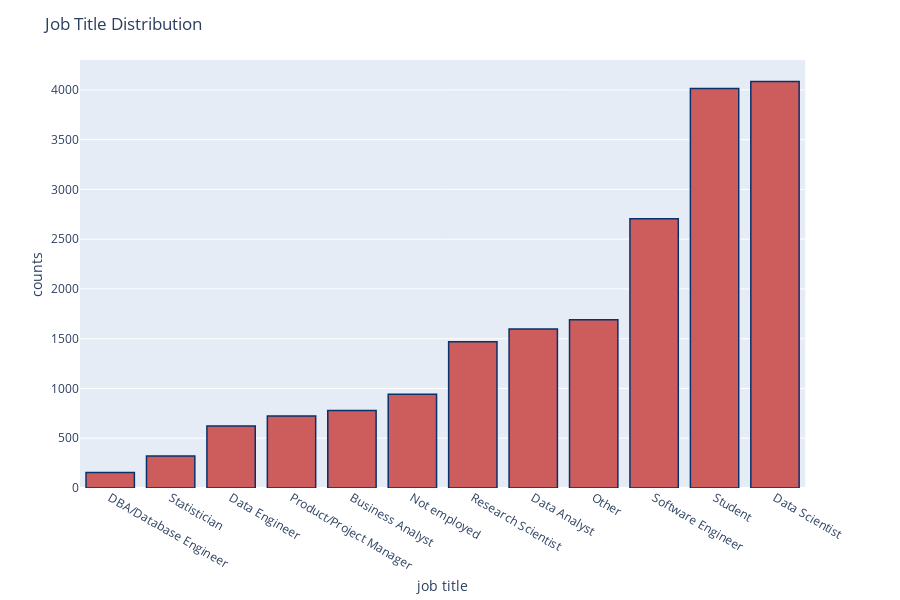

Notebook code cell kept with this figure:
### Code cell
# job title distribution
job_count= pd.DataFrame({'job title':df["job title"].value_counts().index, 'counts':df["job title"].value_counts().values}).sort_values("counts")
fig = px.bar(job_count, x='job title', y='counts')
fig.update_traces(marker_color="indianred",marker_line_color='rgb(8,48,107)',
                  marker_line_width=1.5)
fig.update_layout(title_text='Job Title Distribution')
fig.show()
py.plot(fig, filename="job-distribution.html")

### Figure 1 — Plotly figure (JSON) as saved in the notebook; plotly's stock layout.template omitted (floating-point values rounded to 4 significant figures)
{"data": [{"alignmentgroup": "True", "hoverlabel": {"namelength": 0}, "hovertemplate": "job title=%{x}<br>counts=%{y}", "legendgroup": "", "marker": {"color": "indianred", "line": {"color": "rgb(8,48,107)", "width": 1.5}}, "name": "", "offsetgroup": "", "orientation": "v", "showlegend": false, "textposition": "auto", "type": "bar", "x": ["DBA/Database Engineer", "Statistician", "Data Engineer", "Product/Project Manager", "Business Analyst", "Not employed", "Research Scientist", "Data Analyst", "Other", "Software Engineer", "Student", "Data Scientist"], "xaxis": "x", "y": [156, 322, 624, 723, 778, 942, 1470, 1598, 1690, 2705, 4014, 4085], "yaxis": "y"}], "layout": {"barmode": "relative", "height": 600, "legend": {"tracegroupgap": 0}, "margin": {"t": 60}, "title": {"text": "Job Title Distribution"}, "xaxis": {"anchor": "y", "domain": [0, 0.98], "title": {"text": "job title"}}, "yaxis": {"anchor": "x", "domain": [0, 1], "title": {"text": "counts"}}}}
